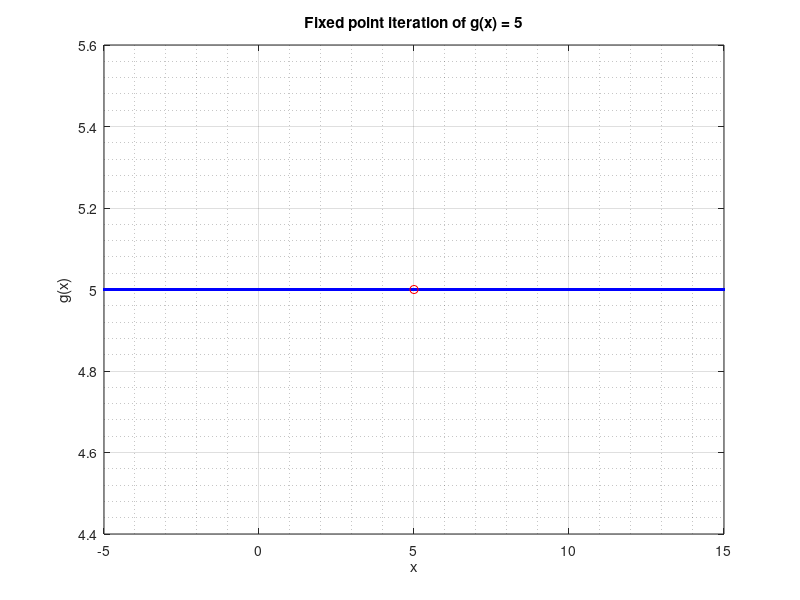

Source code (MATLAB):
% Program to numerically compute root of given non-linear eq. f(x) using Fixed Point Method
clc; clear all;

% INPUTS
equation = input('Enter g(x) [function whose fixed point] : ','s');
% fixed point of g(x) will be root of f(x)
% consider providing equation with .^ and .* so matrix operations can work well.
g = str2func(['@(x)' equation]);
x0 = input('Initial guess x0 : ');
tolerance = input('Tolerance required : ');
maxIterations = input('Max. iterations : ');

iterationNum = 1 ;
while(iterationNum < maxIterations)
    x1 = g(x0); % point on curve
   
    if abs(x1-x0) < tolerance
        fprintf('Fixed point of g(x) i.e. root of f(x) precise to %d is : %d\n',tolerance,x1);
        fprintf('Iterations required : %d\n',iterationNum);
        break
    else
        x0 = x1;    % point on line y = x
        iterationNum = iterationNum + 1;
    end
end

% Plot
figure('Name','Fixed Point','NumberTitle','off','Color','w')
x = x0-10:0.01:x0+10;
plot(x,g(x),'b'), grid on, grid minor,
title(['Fixed point iteration of g(x) = ',equation])
xlabel('x'), ylabel('g(x)')
hold on
plot(x1,g(x1),'ro')